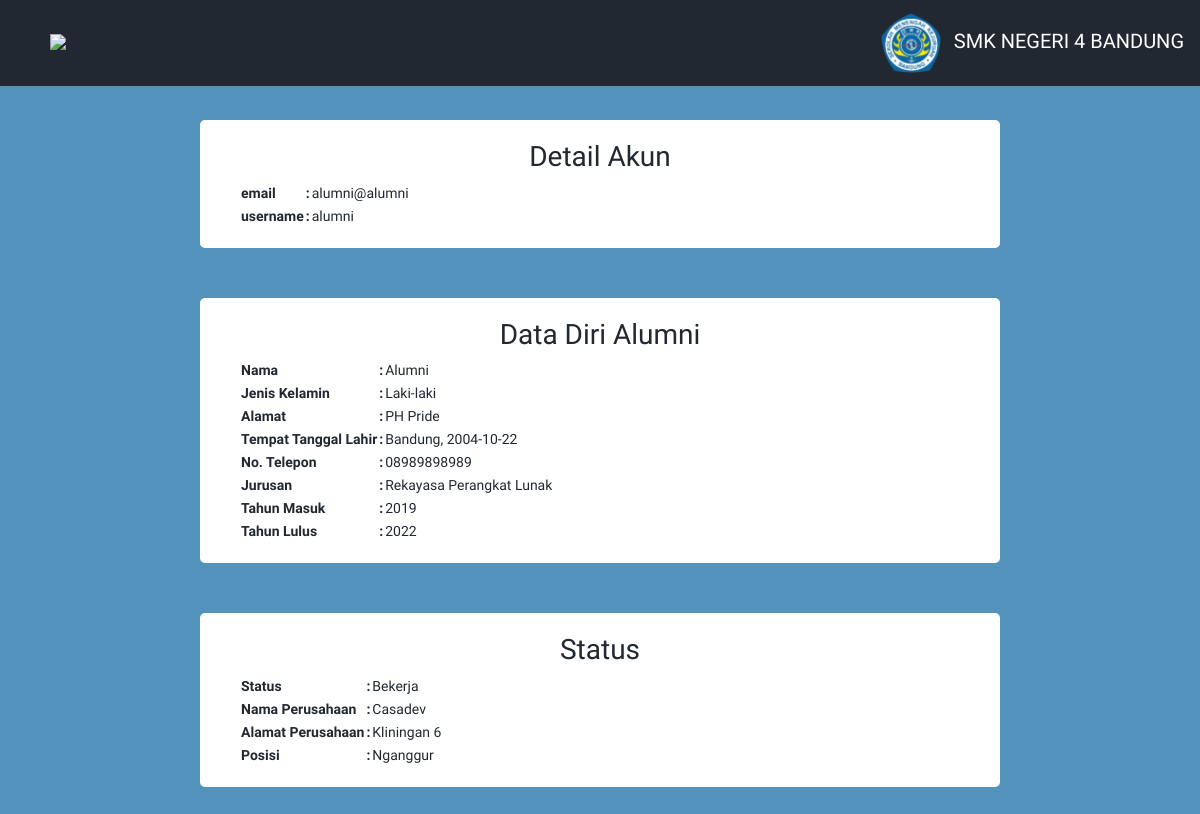
/views/v_detail_alumni.php?id_alumni=2 (signed in), run on the app's committed database.
### tables this page shows
CREATE TABLE `alumni` (
  `id_alumni` int(15) NOT NULL,
  `id_users` int(15) NOT NULL,
  `nama_lengkap` varchar(100) DEFAULT NULL,
  `jenis_kelamin` enum('Laki-laki','Perempuan') DEFAULT NULL,
  `alamat` varchar(100) DEFAULT NULL,
  `tempat_lahir` varchar(100) DEFAULT NULL,
  `tanggal_lahir` date DEFAULT NULL,
  `no_telepon` varchar(15) DEFAULT NULL,
  `jurusan` varchar(100) DEFAULT NULL,
  `tahun_masuk` varchar(10) DEFAULT NULL,
  `tahun_lulus` varchar(10) DEFAULT NULL,
  `no_ijazah` varchar(50) DEFAULT NULL,
  `no_skhun` varchar(50) DEFAULT NULL,
  `status` varchar(50) DEFAULT NULL
);

CREATE TABLE `users` (
  `id_user` int(15) NOT NULL,
  `email` varchar(50) NOT NULL,
  `username` varchar(50) NOT NULL,
  `password` varchar(100) NOT NULL,
  `level` varchar(10) NOT NULL
);

CREATE TABLE `deskripsi_pekerjaan` (
  `id_pekerjaan` int(15) NOT NULL,
  `id_alumni` int(15) NOT NULL,
  `nama_perusahaan` varchar(100) DEFAULT NULL,
  `alamat_perusahaan` varchar(100) DEFAULT NULL,
  `posisi` varchar(100) DEFAULT NULL
);

### views/v_detail_alumni.php (the view, shortened to what this page needs)
<?php
include '../lib/library.php';
if (isset($_GET['id_alumni'])) {
    $id_alumni = $_GET['id_alumni'];
    $sql = "SELECT * FROM alumni, users WHERE id_alumni = " . $id_alumni . " AND alumni.id_users = users.id_user AND users.level = 'alumni' ";
    $result = $mysqli->query($sql);
    if ($result->num_rows > 0) {
        $data_alumni = $result->fetch_array();
    } else {
        exit("ID Tidak ditemukan.");
    }
}
?>
<!DOCTYPE html>
<html lang="en">
<head>
    <link href="https://cdn.jsdelivr.net/npm/bootstrap@5.1.3/dist/css/bootstrap.min.css" rel="stylesheet">
    <link rel="stylesheet" href="https://cdn.jsdelivr.net/npm/bootstrap-icons@1.7.1/font/bootstrap-icons.css">
    <link rel="stylesheet" href="../styles/main.css">
    <link rel="stylesheet" href="../styles/style.css">
    <link rel="stylesheet" href="../styles/detail.css">
</head>
<body>
    <div class="header">
        <ul class="nav">
            <li class="nav-item navbar-brand back">
                <a href="v_admin.php?page=data">
                    <img src="https://img.icons8.com/material-rounded/48/ffffff/left.png"/>
                </a>
            </li>
            <li class="nav-item navbar-brand">
                <img src="../assets/logo/SMKN4.svg" alt="" width="60" height="60" class="smkn4" colo\\>
                SMK NEGERI 4 BANDUNG
            </li>
        </ul>
    </div>
    <div class="main-container box-form">
        <h3>Detail Akun</h3>
        <table>
            <tr>
                <th>email</th>
                <th>:</th>
                <td><?php echo $data_alumni['email']== null ? "Belum Melengkapi Data" : $data_alumni['email']; ?></td>
            </tr>
            <tr>
                <th>username</th>
                <th>:</th>
                <td><?php echo $data_alumni['username']== null ? "Belum Melengkapi Data" : $data_alumni['username']; ?></td>
            </tr>
        </table>
    </div>
    <div class="main-container box-form">
        <h3>Data Diri Alumni</h3>
        <table>
            <tr>
                <th>Nama</th>
                <th>:</th>
                <td><?php echo $data_alumni['nama_lengkap']== null ? "Belum Melengkapi Data" : $data_alumni['nama_lengkap']; ?></td>
            </tr>
            <tr>
                <th>Jenis Kelamin</th>
                <th>:</th>
                <td><?php echo $data_alumni['jenis_kelamin']== null ? "Belum Melengkapi Data" : $data_alumni['jenis_kelamin']; ?></td>
            </tr>
            <tr>
                <th>Alamat</th>
                <th>:</th>
                <td><?php echo $data_alumni['alamat']== null ? "Belum Melengkapi Data" : $data_alumni['alamat']; ?></td>
            </tr>
            <tr>
                <th>Tempat Tanggal Lahir</th>
                <th>:</th>
                <td><?php echo $data_alumni['tempat_lahir']== null ? "Belum Melengkapi Data" : $data_alumni['tempat_lahir']; ?>, <?= $data_alumni['tanggal_lahir']== null ? "Belum Melengkapi Data" : $data_alumni['tanggal_lahir']; ?></td>
            </tr>
            <tr>
                <th>No. Telepon</th>
                <th>:</th>
                <td><?php echo $data_alumni['no_telepon']== null ? "Belum Melengkapi Data" : $data_alumni['no_telepon']; ?></td>
            </tr>
            <tr>
                <th>Jurusan</th>
                <th>:</th>
                <td><?php echo $data_alumni['jurusan']== null ? "Belum Melengkapi Data" : $data_alumni['jurusan']; ?></td>
            </tr>
            <tr>
                <th>Tahun Masuk</th>
                <th>:</th>
                <td><?php echo $data_alumni['tahun_masuk']== null ? "Belum Melengkapi Data" : $data_alumni['tahun_masuk']; ?></td>
            </tr>
            <tr>
                <th>Tahun Lulus</th>
                <th>:</th>
                <td><?php echo $data_alumni['tahun_lulus']== null ? "Belum Melengkapi Data" : $data_alumni['tahun_lulus']; ?></td>
            </tr>
        </table>
    </div>
    <div class="main-container box-form">
        <h3>Status</h3>
        <table>
            <tr>
                <th>Status</th>
                <th>:</th>
                <td><?php echo $data_alumni['status']== null ? "Belum Melengkapi Data" : $data_alumni['status']; ?></td>
            </tr>
            <?php
            if (isset($data_alumni['status']) && $data_alumni['status'] == 'Bekerja') {
                $sql = "SELECT * FROM deskripsi_pekerjaan WHERE id_alumni = '$id_alumni';";
                $data = $mysqli->query($sql) or die($mysqli);
                $data_alumni = mysqli_fetch_array($data);
            ?>
                <tr>
                    <th>Nama Perusahaan</th>
                    <th>:</th>
                    <td><?php echo $data_alumni['nama_perusahaan']== null ? "Belum Melengkapi Data" : $data_alumni['nama_perusahaan']; ?></td>
                </tr>
                <tr>
                    <th>Alamat Perusahaan</th>
                    <th>:</th>
                    <td><?php echo $data_alumni['alamat_perusahaan']== null ? "Belum Melengkapi Data" : $data_alumni['alamat_perusahaan']; ?></td>
                </tr>
                <tr>
                    <th>Posisi</th>
                    <th>:</th>
                    <td><?php echo $data_alumni['posisi']== null ? "Belum Melengkapi Data" : $data_alumni['posisi']; ?></td>
                </tr>
            <?php
            }
            ?>
        </table>
    </div>
</body>
</html>

### styles/main.css (style rules this page uses)
* { -ms-overflow-style: none; scrollbar-width: none; scroll-behavior: smooth; box-sizing: border-box; }
body { font-family: 'Sora', sans-serif; background: #5392bb; }
a, a:hover, a:focus { color: inherit; text-decoration: none; transition: all 0.3s; }

### styles/style.css (style rules this page uses)
* { -ms-overflow-style: none; scrollbar-width: none; scroll-behavior: smooth; box-sizing: border-box; }
body { font-family: Sora, sans-serif; padding-top: 70px; background-color: #5392bb; color: white; margin: 0; font-size: 14px; }
.nav { list-style-type: none; margin: 0; padding: 0; position: fixed; top: 0; left: 0; background-color: #222831; z-index: 10; min-width: 100%; display: flex; padding-left: 50px; justify-content: space-between; }
.smkn4 { margin: 8px; }
.box-form { max-width: 800px; background: white; margin: 50px auto; padding: 20px 40px; color: #222831; border-radius: 5px; }
h3 { text-align: center; }

### styles/detail.css (style rules this page uses)
.nav { list-style-type: none; margin: 0; margin-bottom: 100px; padding: 0; position: fixed; top: 0; left: 0; background-color: #222831; z-index: 10; min-width: 100%; display: flex; padding-left: 50px; }
.back { margin-top: 20px; }

### data on the page
alumni: id_users.email "alumni@alumni", id_users.username "alumni", nama_lengkap "Alumni", jenis_kelamin "Laki-laki", alamat "PH Pride", tempat_lahir "Bandung", tanggal_lahir "2004-10-22", no_telepon "08989898989", jurusan "Rekayasa Perangkat Lunak", tahun_masuk "2019", tahun_lulus "2022", status "Bekerja"
deskripsi_pekerjaan: nama_perusahaan "Casadev", alamat_perusahaan "Kliningan 6", posisi "Nganggur"
